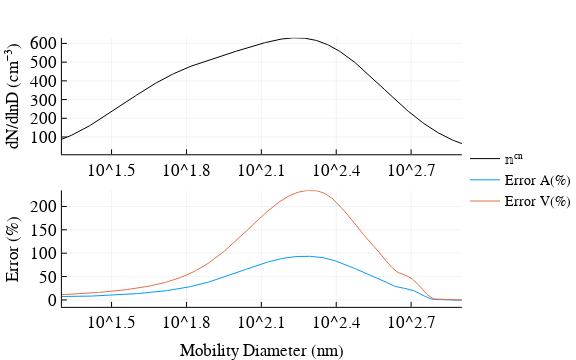

Notebook code cell kept with this figure:
### Code cell
figure("Helvetica", 2, 4, 2.5, 8)
ErrorA = map(i->sum(A[i].N)./(π*(δ.Dp[i]*1e-3)^2*sum(N[i].N)),1:bins)
ErrorV = map(i->sum(V[i].N)./(π/6*(δ.Dp[i]*1e-3)^3*sum(N[i].N)),1:bins)
p1 = plot(𝕟ᶜⁿ.Dp, 𝕟ᶜⁿ.S, xaxis = :log10, color = :black, label = "𝕟ᶜⁿ", ylabel = "dN/dlnD (cm⁻³)")
p2 = plot(δ.Dp, 100*ErrorA-100, xaxis = :log10, label = "Error A(%)", xlabel = "Mobility Diameter (nm)",
          ylabel = "Error (%)")
p2 = plot!(δ.Dp, 100*ErrorV-100, xaxis = :log10, label = "Error V(%)")

plot(p1,p2, layout = grid(2,1), legend=:right, top_margin = 20px, left_margin = 20px, xlim = (20,800))

### Figure 1 — Plotly figure (JSON) as saved in the notebook; plotly's stock layout.template omitted (floating-point values rounded to 4 significant figures; data arrays with more than 128 entries replaced by an {"elided": "..."} marker saying what was removed)
{"data": [{"colorbar": {"title": ""}, "legendgroup": "𝕟ᶜⁿ", "line": {"color": "rgba(0, 0, 0, 1.000)", "dash": "solid", "shape": "linear", "width": 1}, "mode": "lines", "name": "𝕟ᶜⁿ", "showlegend": true, "type": "scatter", "x": {"elided": "512 float values"}, "xaxis": "x1", "y": {"elided": "512 float values"}, "yaxis": "y1"}, {"colorbar": {"title": ""}, "legendgroup": "Error A(%)", "line": {"color": "rgba(0, 154, 250, 1.000)", "dash": "solid", "shape": "linear", "width": 1}, "mode": "lines", "name": "Error A(%)", "showlegend": true, "type": "scatter", "x": {"elided": "512 float values"}, "xaxis": "x2", "y": {"elided": "512 float values"}, "yaxis": "y2"}, {"colorbar": {"title": ""}, "legendgroup": "Error V(%)", "line": {"color": "rgba(227, 111, 71, 1.000)", "dash": "solid", "shape": "linear", "width": 1}, "mode": "lines", "name": "Error V(%)", "showlegend": true, "type": "scatter", "x": {"elided": "512 float values"}, "xaxis": "x2", "y": {"elided": "512 float values"}, "yaxis": "y2"}], "layout": {"annotations": [], "height": 360, "legend": {"bgcolor": "rgba(255, 255, 255, 1.000)", "bordercolor": "rgba(0, 0, 0, 1.000)", "font": {"color": "rgba(0, 0, 0, 1.000)", "family": "Helvetica", "size": 14}, "tracegroupgap": 0, "x": 1, "y": 0.5}, "margin": {"b": 20, "l": 0, "r": 0, "t": 20}, "paper_bgcolor": "rgba(255, 255, 255, 1.000)", "plot_bgcolor": "rgba(255, 255, 255, 1.000)", "showlegend": true, "width": 576, "xaxis1": {"anchor": "y1", "domain": [0.1331, 0.9932], "gridcolor": "rgba(0, 0, 0, 0.100)", "gridwidth": 0.5, "linecolor": "rgba(0, 0, 0, 1.000)", "mirror": false, "range": [1.301, 2.903], "showgrid": true, "showline": true, "showticklabels": true, "tickangle": 0, "tickcolor": "rgb(0, 0, 0)", "tickfont": {"color": "rgba(0, 0, 0, 1.000)", "family": "Helvetica", "size": 17}, "tickmode": "array", "ticks": "inside", "ticktext": ["10^1.5", "10^1.8", "10^2.1", "10^2.4", "10^2.7"], "tickvals": [31.62, 63.1, 125.9, 251.2, 501.2], "title": "", "titlefont": {"color": "rgba(0, 0, 0, 1.000)", "family": "Helvetica", "size": 17}, "type": "log", "visible": true, "zeroline": false, "zerolinecolor": "rgba(0, 0, 0, 1.000)"}, "xaxis2": {"anchor": "y2", "domain": [0.1331, 0.9932], "gridcolor": "rgba(0, 0, 0, 0.100)", "gridwidth": 0.5, "linecolor": "rgba(0, 0, 0, 1.000)", "mirror": false, "range": [1.301, 2.903], "showgrid": true, "showline": true, "showticklabels": true, "tickangle": 0, "tickcolor": "rgb(0, 0, 0)", "tickfont": {"color": "rgba(0, 0, 0, 1.000)", "family": "Helvetica", "size": 17}, "tickmode": "array", "ticks": "inside", "ticktext": ["10^1.5", "10^1.8", "10^2.1", "10^2.4", "10^2.7"], "tickvals": [31.62, 63.1, 125.9, 251.2, 501.2], "title": "Mobility Diameter (nm)", "titlefont": {"color": "rgba(0, 0, 0, 1.000)", "family": "Helvetica", "size": 17}, "type": "log", "visible": true, "zeroline": false, "zerolinecolor": "rgba(0, 0, 0, 1.000)"}, "yaxis1": {"anchor": "x1", "domain": [0.5804, 0.9444], "gridcolor": "rgba(0, 0, 0, 0.100)", "gridwidth": 0.5, "linecolor": "rgba(0, 0, 0, 1.000)", "mirror": false, "range": [7.709, 630.1], "showgrid": true, "showline": true, "showticklabels": true, "tickangle": 0, "tickcolor": "rgb(0, 0, 0)", "tickfont": {"color": "rgba(0, 0, 0, 1.000)", "family": "Helvetica", "size": 17}, "tickmode": "array", "ticks": "inside", "ticktext": ["100", "200", "300", "400", "500", "600"], "tickvals": [100, 200, 300, 400, 500, 600], "title": "dN/dlnD (cm⁻³)", "titlefont": {"color": "rgba(0, 0, 0, 1.000)", "family": "Helvetica", "size": 17}, "type": "-", "visible": true, "zeroline": false, "zerolinecolor": "rgba(0, 0, 0, 1.000)"}, "yaxis2": {"anchor": "x2", "domain": [0.1035, 0.4676], "gridcolor": "rgba(0, 0, 0, 0.100)", "gridwidth": 0.5, "linecolor": "rgba(0, 0, 0, 1.000)", "mirror": false, "range": [-14.84, 234.4], "showgrid": true, "showline": true, "showticklabels": true, "tickangle": 0, "tickcolor": "rgb(0, 0, 0)", "tickfont": {"color": "rgba(0, 0, 0, 1.000)", "family": "Helvetica", "size": 17}, "tickmode": "array", "ticks": "inside", "ticktext": ["0", "50", "100", "150", "200"], "tickvals": [0, 50, 100, 150, 200], "title": "Error (%)", "titlefont": {"color": "rgba(0, 0, 0, 1.000)", "family": "Helvetica", "size": 17}, "type": "-", "visible": true, "zeroline": false, "zerolinecolor": "rgba(0, 0, 0, 1.000)"}}}
